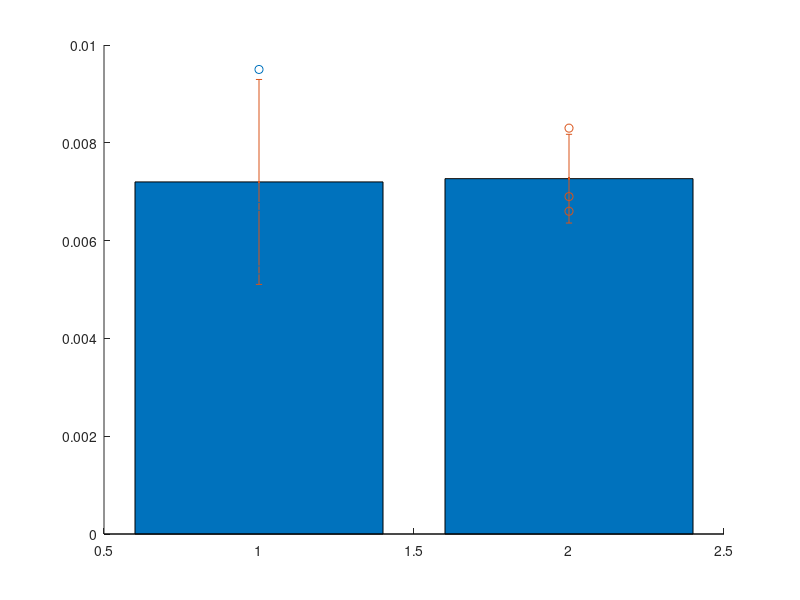
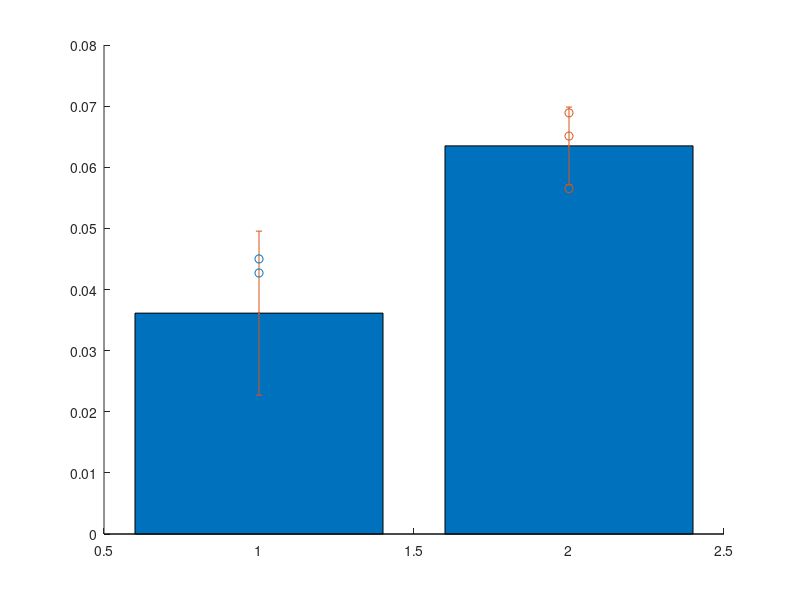

MATLAB code for these plots, in order:
clear
%cMycDiv = [0.0768,0.0941,0.0683];
cMycDiv = [0.0651,0.0565,0.0689];
CIcMycDiv = [0.0014,7.0464e-04,0.0011];
%cMycSwitch = [0.069,0.066,0.083];
cMycSwitch = [0.0069,0.0066,0.0083];
CIcMycSwitch = [6.7873e-04,0.0019,4.7845e-04];
%EVDiv = [0.0448,0.0567,0.0302];
EVDiv = [0.045,0.0207,0.0427];
CIEVDiv = [0.0011,0.0012,8.8424e-04];
%EVSwitch = [0.067,0.054,0.095];
EVSwitch = [0.0067,0.0054,0.0095];
CIEVSwitch = [8.4333e-04,0.0015,0.0011];

FoldDiv = cMycDiv./EVDiv;
FoldCIDiv = abs(FoldDiv).*sqrt((CIcMycDiv./cMycDiv).^2 + (CIEVDiv./EVDiv).^2);

FoldSwitch = cMycSwitch./EVSwitch;
FoldCISwitch = abs(FoldSwitch).*sqrt((CIcMycSwitch./cMycSwitch).^2 + (CIEVSwitch./EVSwitch).^2);

figure(1)
hold on
bar([1,2],[mean(EVSwitch),mean(cMycSwitch)]);
errorbar([1,2],[mean(EVSwitch),mean(cMycSwitch)],[std(EVSwitch),std(cMycSwitch)],'.')
scatter([1,1,1],EVSwitch);
scatter([2,2,2],cMycSwitch);
hold off

figure(2)
hold on
bar([1,2],[mean(EVDiv),mean(cMycDiv)]);
errorbar([1,2],[mean(EVDiv),mean(cMycDiv)],[std(EVDiv),std(cMycDiv)],'.')
scatter([1,1,1],EVDiv);
scatter([2,2,2],cMycDiv);
hold off